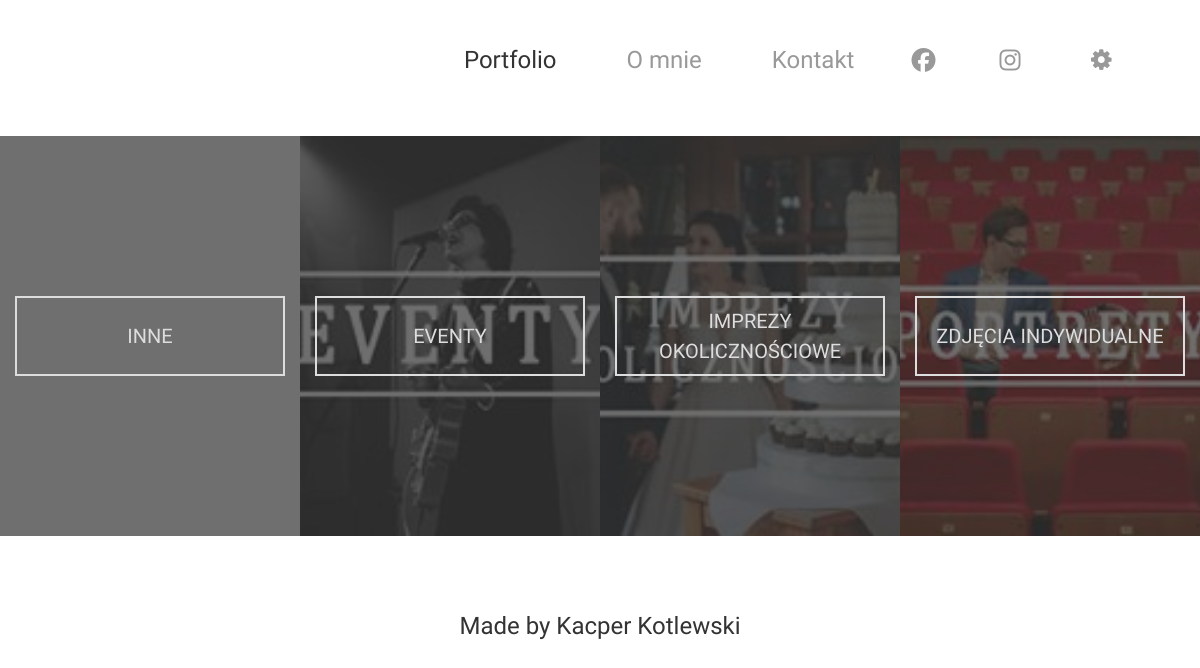
The app's page /portfolio with its own data.
### pages/models.py (models this page shows, shortened)
class MenuTab(models.Model):
    name = models.CharField(max_length=128)
    page = models.ForeignKey(Page, on_delete=models.CASCADE, blank=True, null=True)
    is_external_link = models.BooleanField(default=False)
    external_link = models.CharField(max_length=128, blank=True, null=True)
    display = models.BooleanField(default=True)
    font_awesome_icon = models.CharField(max_length=128, blank=True, null=True)
    show_icon_only = models.BooleanField(default=False)
    is_a_logo = models.BooleanField(default=False)
    image_for_logo = models.ImageField(upload_to="logo", blank=True, null=True)
    is_changing_with_darkmode = models.BooleanField(default=False)
    alternative_darkmode_image_for_logo = models.ImageField(upload_to="logo", blank=True, null=True)
    to_new_tab = models.BooleanField(default=False)
    priority = models.DecimalField(default=0, decimal_places=0, max_digits=9999999)
    is_submenu = models.BooleanField(default=False)
    parent_menu = models.ForeignKey('self', on_delete=models.CASCADE, blank=True, null=True)

### images/models.py (models this page shows, shortened)
class Category(models.Model):
    visible_name = models.CharField(max_length=128, blank=True, null=True)
    friendly_link = models.CharField(max_length=128, unique=True)
    display = models.BooleanField(default=True)
    display_as_category = models.BooleanField(default=True)
    relase_date = models.DateTimeField()
    background_image = models.ImageField(upload_to="pics/images", blank=True, null=True)

### portfolio/views.py (the view, shortened to what this page needs)
# urls.py: path('', views.Portfolio, name="portfolio"),
def Portfolio(request, category=None, group=None):
    name = "portfolio"
    if category == None:
        ctx = set_navname(name, base_context(request))
        ctx["subcat"] = __getSubactegories(category)
        return render(request, "portfolio.html", ctx)

### agatka/useful.py (called while the page is built)
def base_context(request):
    isDark = request.COOKIES['isDark'] if ('isDark' in request.COOKIES) else False
    menu_tabs = page_models.MenuTab.objects.filter(is_a_logo = False, display = True).order_by('-priority')
    for tab in menu_tabs:
        try:
            tab.link = "/" + tab.page.friendly_link if not tab.is_external_link else tab.external_link
        except:
            tab.link = None
    logos_querry = page_models.MenuTab.objects.filter(is_a_logo = True, display = True)
    Logo = logos_querry[0] if logos_querry.count() > 0 else None
    ctx = {
        "title" : "Agatka",
        "show_title" : False,
        "id_name" : "",
        "isDark" : isDark,
        "menu_tabs" : menu_tabs,
        "logo" : Logo,
        "settings": None,
        "page": None,
    }
    return ctx

def set_navname(name, ctx):
    ctx["id_name"] = name
    try:
        page = page_models.Page.objects.filter(id_name=name)[0]
        ctx["page"] = page
        ctx["settings"] = page_models.PagesSetting.objects.filter(page=page)[0]
        ctx["title"] = page.title
        ctx["show_title"] = True
    except:
        pass
    return ctx

### portfolio/views.py (called while the page is built)
def __getSubactegories(category=None):
    from images import models as imgMod
    subcatTemp = None
    if category != None:
        cat = imgMod.Category.objects.filter(friendly_link=category, display=True)[0]
        subcatTemp = imgMod.Group.objects.filter(category=cat)
    else:
        subcatTemp = imgMod.Category.objects.filter(display_as_category=True, display=True)
    return list(subcatTemp)

### portfolio/templates/portfolio.html (shortened to what this page needs)
{% extends "base.html" %}
{% block additional_include %}
    {% load static %}
    <link rel="stylesheet" href="{% static 'style/pages/portfolio.css' %}">
{% endblock %}
{% block content %}
    <div id="container">
        <section id="galleries">
            {% for cat in subcat %}
                <article id='gallery' class='photoGalleryMiniature'>
                <div class='image autofill hoverZoom1x5 hoverblur'>
                <div class='imgCanvas'><div class='imgContain'>
                <div class='overlay'>
                <a href='portfolio/{{cat.friendly_link}}'>
                <div class='title'>
                <span>{{cat.visible_name|upper}}</span>
                </div></a></div>
                <div class='picFill' style='background-image: url("{{cat.background_image.url}}");'></div>
                </div></div></div></article>
            {% endfor %}
        </section>
        <section id='imgGallery'>
            <div id="images"></div>
        </section>
    </div>
{% endblock %}

### static_dirs/templates/base.html (shortened to what this page needs)
<!DOCTYPE html>
<html lang="pl">
    <head>
        <link rel="stylesheet" href="https://stackpath.bootstrapcdn.com/bootstrap/4.3.1/css/bootstrap.min.css">
        {% load static %}
        <link rel="stylesheet" href="{% static 'style/main/main.css' %}">
        <link rel="stylesheet" href="{% static 'style/main/imageLib.css' %}">
        <link rel="stylesheet" href="{% static 'style/main/topMenu.css' %}">
        <link rel="stylesheet" href="{% static 'style/main/lightMode.css' %}">
        <link rel="stylesheet" href="{% static 'fontello/css/fontello.css' %}">
        {% block additional_include %}{% endblock %}
</head>
<body class="lightMode">
    <div id="container">
    <div class="lightModeMenu" id="menuBar">
    <a href="/">
                <div id="logo" class="picContain" style="background-image: url('{{logo.image_for_logo.url}}');"></div>
                </a>
                <menu>
                    {% for tab in menu_tabs %}
                        <li><a href="{{tab.link}}" {% if tab.to_new_tab %}target="_blank"{% endif %} {% if tab.page == page %}class='hovered'{% endif %}}>
                            {% if tab.font_awesome_icon != "" %} <i class='fab fa-{{tab.font_awesome_icon}}'></i> {% endif %}
                            {% if not tab.show_icon_only %} {{tab.name}} {% endif %}
                        </a></li>
                    {% endfor %}
                    <div><li id="settings">
                        <i class="icon-cog"></i>
                        </li>
                    </div>
                </menu>
            </div>
            <div id="menuback"></div>
            <div id="main">
                {% block content %}{% endblock %}
                <footer>
                    Made by Kacper Kotlewski
                </footer>
            </div>
        </div>
    </body>
</html>

### static_dirs/static/style/main/main.css (style rules this page uses)
html, body { width: 100%; height: 100%; margin: 0px; border: none; padding: 0px; overflow: hidden; overflow-y: visible; font-family: 'Exo 2', sans-serif; scrollbar-width: none; }
#container { overflow: hidden; }
#main { position: relative; overflow: hidden; width: 100vw; display: -ms-grid; display: grid; -ms-grid-columns: 1fr; grid-template-columns: 1fr; -ms-grid-rows: minmax(50vh, auto) auto; grid-template-rows: minmax(50vh, auto) auto; }
#main footer { -ms-grid-row: 2; -ms-grid-row-span: 1; grid-row: 2/3; display: -webkit-box; display: -ms-flexbox; display: flex; -webkit-box-pack: center; -ms-flex-pack: center; justify-content: center; -webkit-box-align: center; -ms-flex-align: center; align-items: center; -webkit-box-orient: vertical; -webkit-box-direction: normal; -ms-flex-direction: column; flex-direction: column; font-size: 1.5em; }
.picFill { width: 100%; height: 100%; background-position: center; background-repeat: no-repeat; background-size: cover; }
.picContain { width: 100%; height: 100%; background-position: center; background-repeat: no-repeat; background-size: contain; }

### static_dirs/static/style/main/imageLib.css (style rules this page uses)
div.image { position: relative; width: 100%; }
div.image.autofill { height: 100%; }
div.image .imgCanvas { position: absolute; top: 0; left: 0; right: 0; bottom: 0; height: 100%; width: 100%; }
div.image .imgCanvas .imgContain { height: 100%; width: 100%; overflow: hidden; position: relative; top: 0px; bottom: 0px; left: 0px; right: 0px; float: left; display: inline-block; }
div.image .imgCanvas .imgContain .picFill { height: 100%; width: 100%; -webkit-transition: all .5s; transition: all .5s; background-size: cover; }
div.image .imgCanvas .imgContain .picFill:before { content: ""; display: none; height: 100%; width: 100%; position: absolute; top: 0; left: 0; }
div.image .imgCanvas .imgContain .overlay { -webkit-transition: all .5s; transition: all .5s; width: 100%; height: 100%; position: absolute; z-index: 7; display: -ms-grid; display: grid; -ms-grid-columns: 1fr; grid-template-columns: 1fr; -ms-grid-rows: 1fr; grid-template-rows: 1fr; }
div.image .imgCanvas .imgContain .overlay a, div.image .imgCanvas .imgContain .overlay div#title { display: inline-block; height: 100%; width: 100%; color: #ddd; text-align: center; text-decoration: none; }

### static_dirs/static/style/main/topMenu.css (style rules this page uses)
#menuBar { z-index: 10; position: fixed; top: 0px; overflow: hidden; width: 100vw; display: -ms-grid; display: grid; padding-left: 50px; }
#menuBar menu { z-index: 10; padding: 0px; margin: 0px; height: 100%; width: 100%; -ms-flex-line-pack: center; align-content: center; -webkit-box-pack: end; -ms-flex-pack: end; justify-content: flex-end; -webkit-box-align: center; -ms-flex-align: center; align-items: center; }
#menuBar menu li { padding: 0px; padding-right: 25px; padding-left: 25px; margin: 0px; list-style: none; }
#menuBar menu li a, #menuBar menu li i { text-decoration: none; }
#menuBar menu li i { position: relative; display: inline-block; padding: 7px; }
#menuBar div { display: -webkit-box; display: -ms-flexbox; display: flex; -webkit-box-pack: end; -ms-flex-pack: end; justify-content: flex-end; -webkit-box-align: end; -ms-flex-align: end; align-items: flex-end; }
#menuBar div i { display: -webkit-box; display: -ms-flexbox; display: flex; -webkit-box-pack: end; -ms-flex-pack: end; justify-content: flex-end; -webkit-box-align: end; -ms-flex-align: end; align-items: flex-end; }
#logo { margin: 10px 10%; width: 80%; height: 80%; padding: 0px; border-radius: 5%; }
@media (orientation: landscape) and (min-width: 1000px) and (max-width: 2000px) { #menuBar { font-size: 1.5rem; } }
@media (orientation: landscape) and (min-width: 750px) { #menuBar { height: 15vh; -ms-grid-columns: 30vh 1fr 50px; grid-template-columns: 30vh 1fr 50px; } }
@media (orientation: landscape) and (min-width: 750px) { #menuBar menu { display: -webkit-box; display: -ms-flexbox; display: flex; -webkit-box-orient: horizontal; -webkit-box-direction: normal; -ms-flex-direction: row; flex-direction: row; } }
@media (orientation: landscape) and (min-width: 750px) { #menuback { width: 100vw; height: 15vh; } }

### static_dirs/static/style/main/lightMode.css (style rules this page uses)
.lightMode { color: #333; background-color: white; }
.lightModeMenu { color: #999; background-color: white; }
.lightModeMenu a, .lightModeMenu i, .lightModeMenu div { color: #999; }
.lightModeMenu .hovered { color: #333; }

### records on screen
MenuTab: name "Portfolio"
MenuTab: name "O mnie"
MenuTab: name "Kontakt"
Category: visible_name "INNE"
Category: visible_name "EVENTY", background_image (picture)
Category: visible_name "IMPREZY OKOLICZNOŚCIOWE", background_image (picture)
Category: visible_name "ZDJĘCIA INDYWIDUALNE", background_image (picture)
